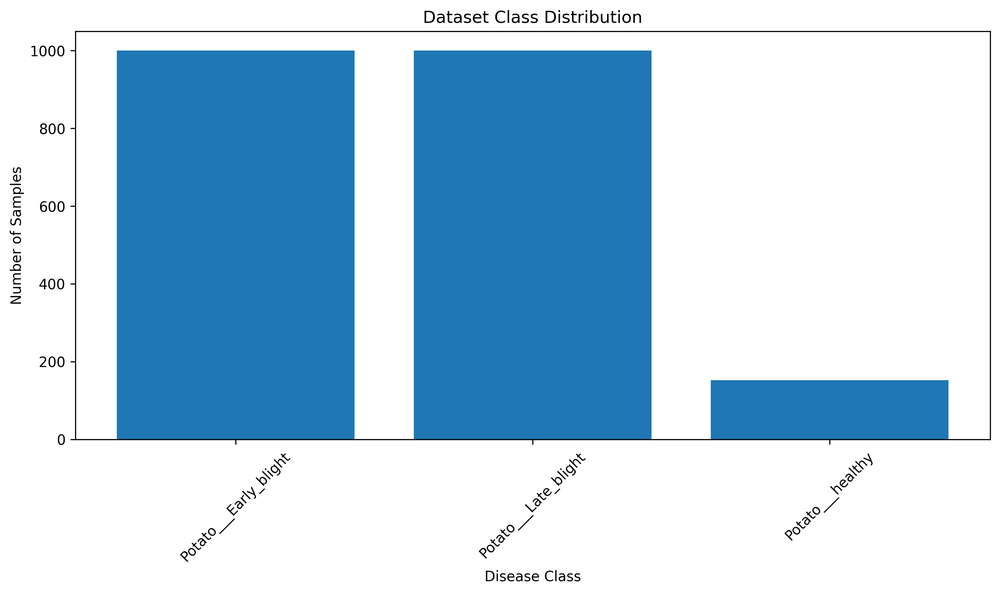
#> input picture visualizations/class_distribution.png, 1000 x 594 px, shrunk from 2970 x 1764 before the run
$ python segmentation.py ../visualizations/class_distribution.png out.png ../visualizations/feature_correlation.png
#> lines starting #> are read from the running program, lines starting #| are printed output that depends on the picture
"""
Image segmentation module for MLOps project.
This module provides functionality for image segmentation and contour detection.
"""

import numpy as np
import cv2
from PIL import Image
from dataclasses import dataclass
from typing import List, Tuple, Optional


@dataclass
class BoundingRect:
    """Represents a rectangular region in an image."""
    x: int
    y: int
    width: int
    height: int


# [41 lines left out: function contour_detection, not called in this run]


def find_bounding_boxes(binary_image):
    """
    Find bounding boxes around contours in a binary image.

    Args:
        binary_image: binary image with contours

    Returns:
        list of BoundingRect objects
    """
    # Find contours
    contours, _ = cv2.findContours(binary_image, cv2.RETR_EXTERNAL, cv2.CHAIN_APPROX_SIMPLE)

    # Create bounding rectangles
    bounding_boxes = []
    for contour in contours:
        x, y, w, h = cv2.boundingRect(contour)
        bounding_boxes.append(BoundingRect(x, y, w, h))

    return bounding_boxes


def find_main_bounding_box(bounding_boxes):
    """
    Find the main bounding box that contains all other bounding boxes.

    Args:
        bounding_boxes: list of BoundingRect objects

    Returns:
        BoundingRect object representing the main bounding box
    """
    if not bounding_boxes:
        return None

    x_min = min(box.x for box in bounding_boxes)
    y_min = min(box.y for box in bounding_boxes)
    x_max = max(box.x + box.width for box in bounding_boxes)
    y_max = max(box.y + box.height for box in bounding_boxes)

    return BoundingRect(x_min, y_min, x_max - x_min, y_max - y_min)


def crop_image(image_path, output_path, bounding_box=None):
    """
    Crop an image based on contour detection or a provided bounding box.

    Args:
        image_path: path to the input image
        output_path: path to save the cropped image
        bounding_box: optional BoundingRect to use for cropping

    Returns:
        cropped PIL Image object
    """
    # Open the image
    image = Image.open(image_path)
    image_array = np.array(image)

    # Get bounding box if not provided
    if bounding_box is None:
        contours = contour_detection(image_array)
        boxes = find_bounding_boxes(contours)
        bounding_box = find_main_bounding_box(boxes)

    if bounding_box is None:
        # If no bounding box was found, return the original image
        return image

    # Crop the image
    cropped = image.crop((
        bounding_box.x,
        bounding_box.y,
        bounding_box.x + bounding_box.width,
        bounding_box.y + bounding_box.height
    ))

    # Save the cropped image
    if output_path:
        cropped.save(output_path)

    return cropped


def segment_image(input_path, output_path, original_path=None):
    """
    Main function to segment an image. This replaces the Rust segmenter functionality.

    Args:
        input_path: path to the filtered input image
        output_path: path to save the cropped image
        original_path: optional path to the original image to crop instead of the filtered one
    """
#> called with input_path = '../visualizations/class_distribution.png', output_path = 'out.png'
    # Process the filtered image to get the bounding box
    filtered_image = np.array(Image.open(input_path))
#> filtered_image is the input picture: shape (594, 1000, 4); mean R, G, B, A 177.2, 206.7, 227.1, 255
    if len(filtered_image.shape) > 2 and filtered_image.shape[2] > 1:
        filtered_image = filtered_image[:, :, 0]  # Use first channel if multi-channel
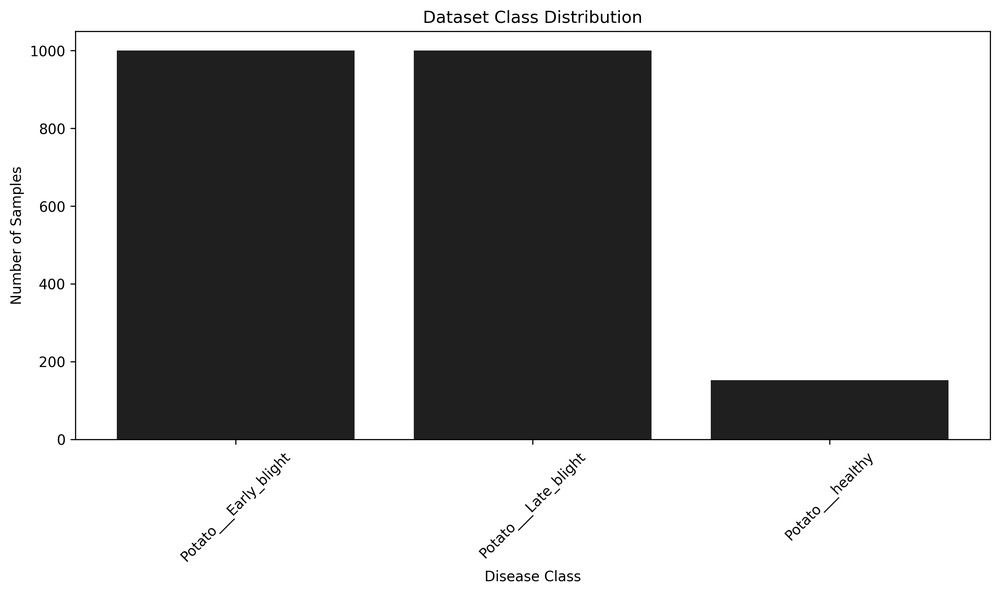
#> filtered_image: shape (594, 1000); min 0, max 255, mean 177.2

    boxes = find_bounding_boxes(filtered_image)
#> in find_bounding_boxes, `contours, _ = cv2.findContours(binary_image, cv2.RETR_EXTERNAL, cv2.CH..`: contours = [[[0, 0], [0, 593], [999, 593], [999, 0]]]
#> the loop in find_bounding_boxes, `for contour in contours:` made 1 pass
#> (contour, x, y, w, h) on pass 1: ([[0, 0], [0, 593], [999, 593], [999, 0]], 0, 0, 1000, 594)
#> after the loop in find_bounding_boxes, `for contour in contours:`: bounding_boxes = 1 item
#> boxes = 1 item
    main_box = find_main_bounding_box(boxes)
#> in find_main_bounding_box, `x_min = min(box.x for box in bounding_boxes)`: x_min = 0
#> in find_main_bounding_box, `x_max = max(box.x + box.width for box in bounding_boxes)`: x_max = 1000
#> in find_main_bounding_box, `y_max = max(box.y + box.height for box in bounding_boxes)`: y_max = 594

    if main_box:
        # If original_path is provided, crop that image instead of the filtered one
        if original_path:
            crop_image(original_path, output_path, main_box)
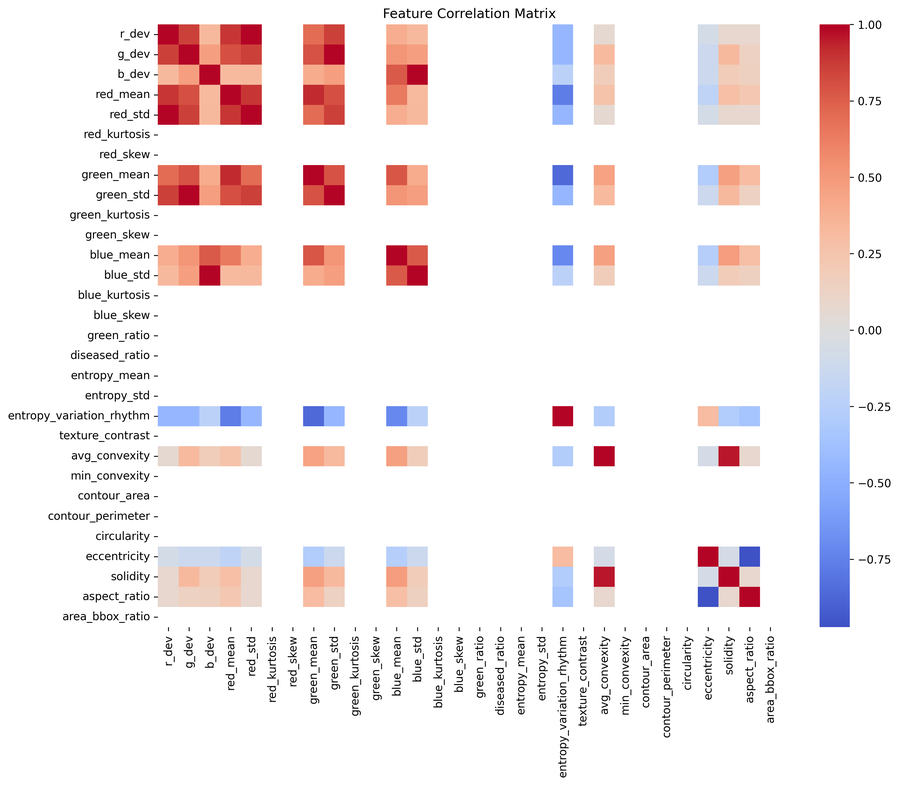
#> input picture visualizations/feature_correlation.png, 899 x 785 px, shrunk from 3396 x 2963 before the run
#> in crop_image, image is the input picture: PIL image 899x785 RGBA; mean R, G, B, A 244.3, 236.1, 237.2, 255
#> in crop_image, `cropped = image.crop(( bounding_box.x, bounding_box.y, bounding_box.x ..`:
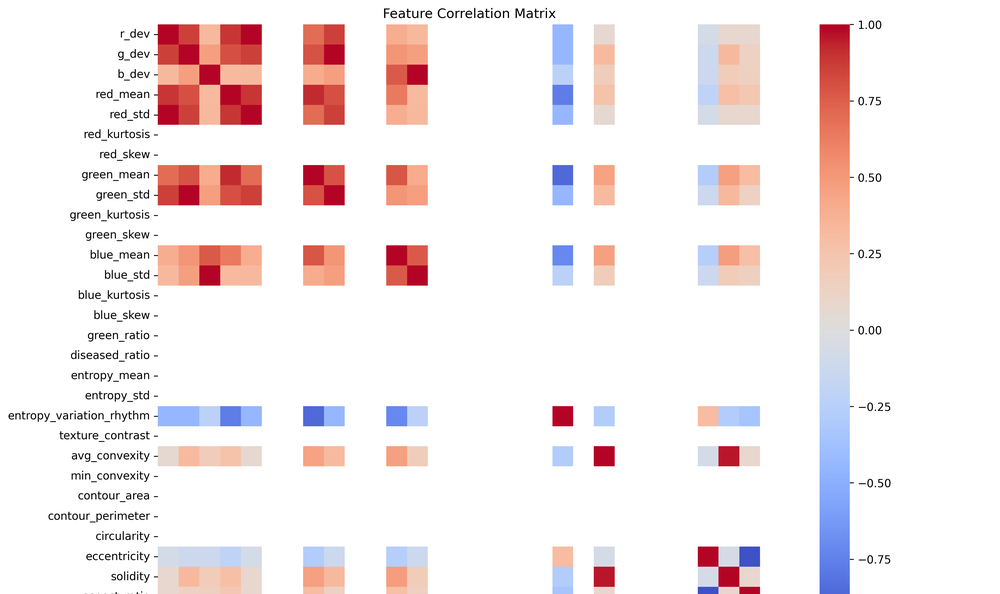
#> cropped: PIL image 1000x594 RGBA; mean R, G, B, A 219.3, 209.8, 210.9, 229.2; transparent parts drawn white
        else:
            crop_image(input_path, output_path, main_box)
    else:
        # If no bounding box was found, copy the original image
        if original_path:
            image = Image.open(original_path)
        else:
            image = Image.open(input_path)
        image.save(output_path)


if __name__ == "__main__":
    import sys

    # Handle command line arguments, similar to the Rust version
    if len(sys.argv) < 3:
        print("Usage: python segmentation.py <input_image> <output_image> [<original_image>]")
        sys.exit(1)

    input_image = sys.argv[1]
    output_image = sys.argv[2]
    original_image = sys.argv[3] if len(sys.argv) > 3 else None

    segment_image(input_image, output_image, original_image)
